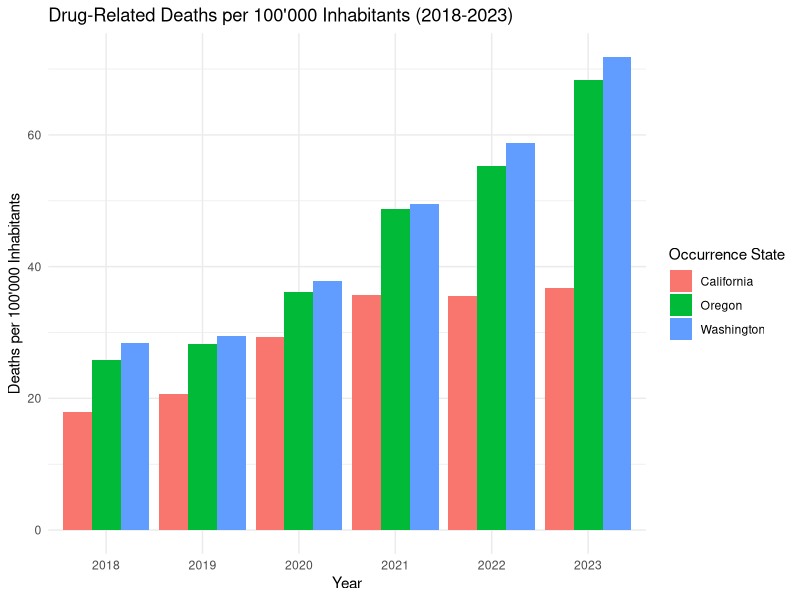
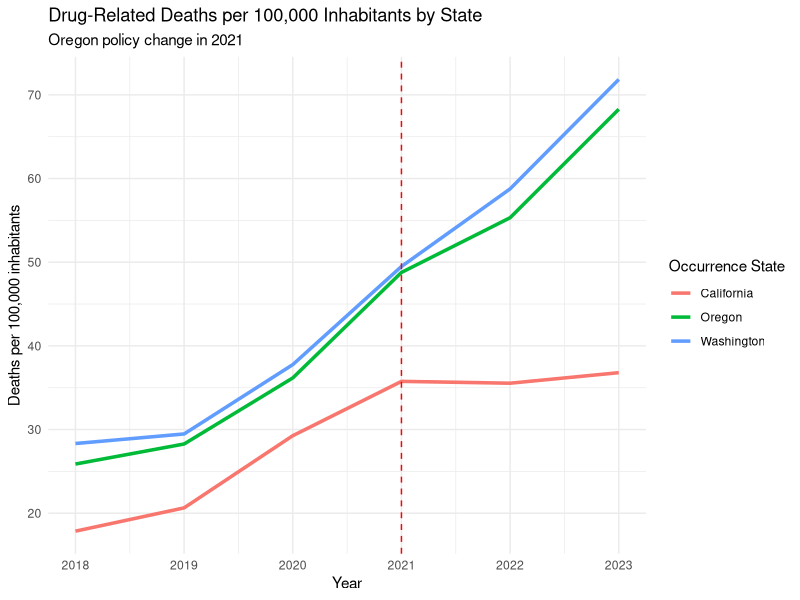
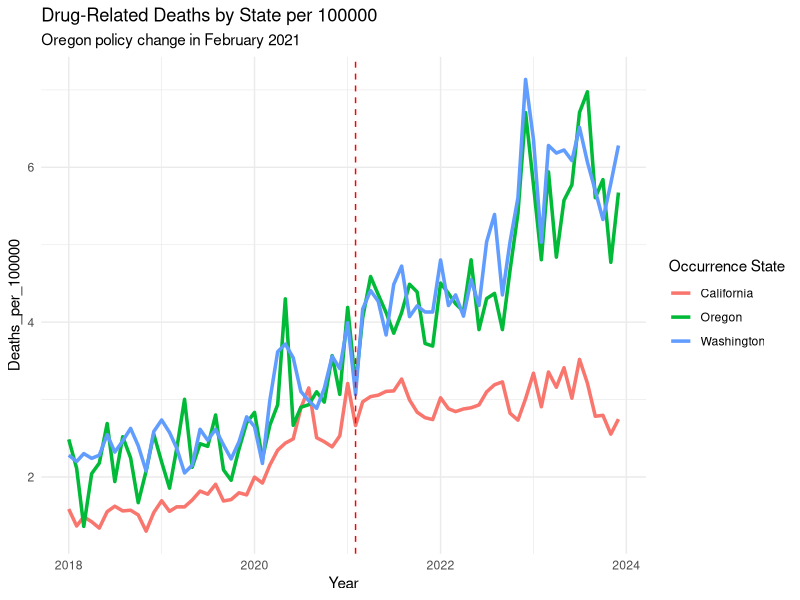
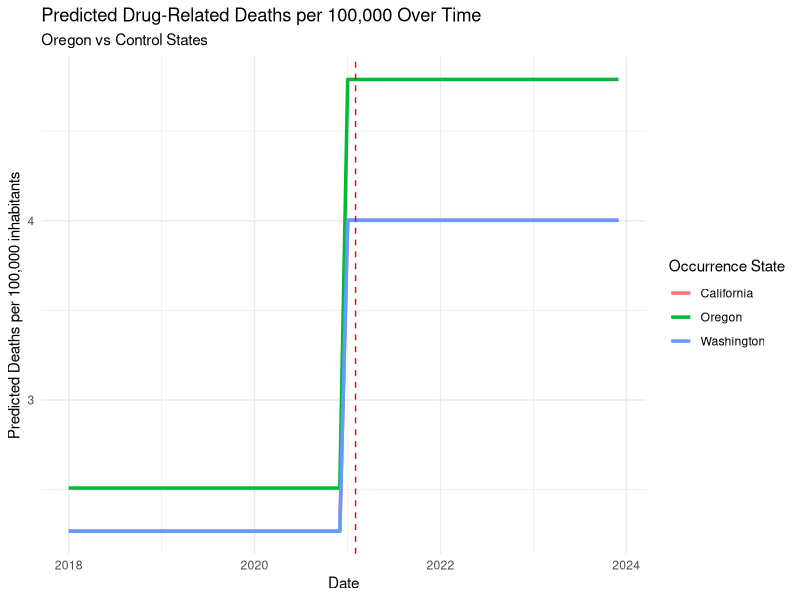
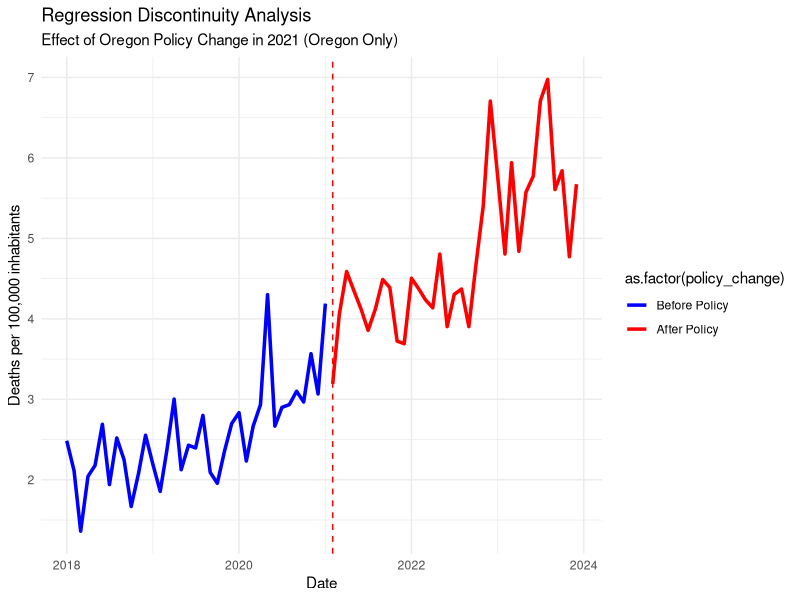
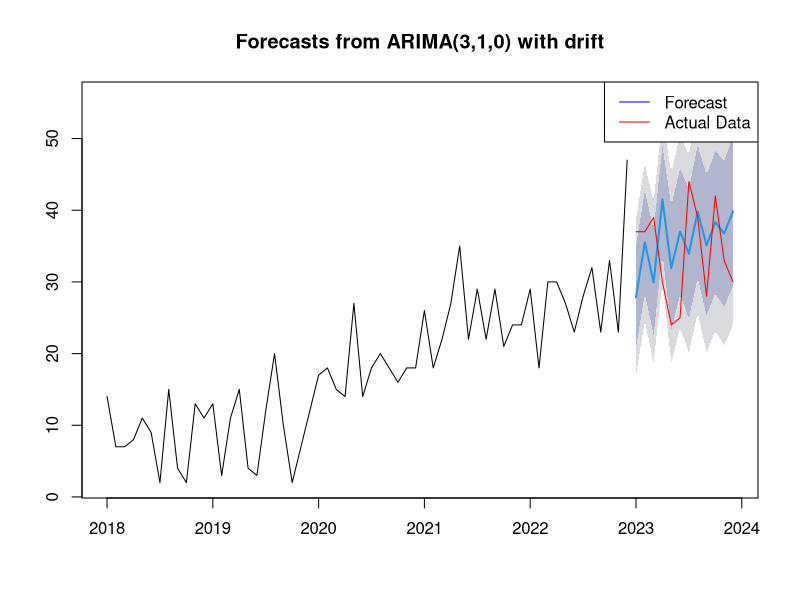
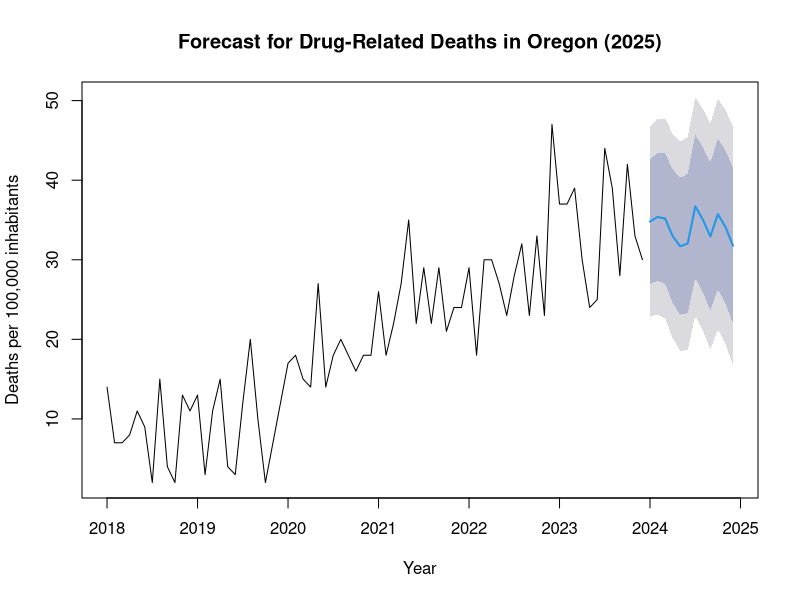

Write R code to recreate these figures, in order.
## ---- chunk 1
knitr::opts_chunk$set(echo = TRUE)
## ---- chunk 2
library(readxl)
library(dplyr)
library(zoo)
library(lubridate)
library(ggplot2)
library(tidyr)
library(lmtest)
library(sandwich)
library(forecast)

#globally exclude code chunks from the output
knitr::opts_chunk$set(echo = FALSE)

#globally turn on caching
knitr::opts_chunk$set(cache = TRUE)

# globally turn off warnings and messages
knitr::opts_chunk$set(warning = FALSE)
knitr::opts_chunk$set(message = FALSE)

# globally set the theme for ggplot
theme_set(theme_minimal())

#setting directory
#setwd(dirname(rstudioapi::getSourceEditorContext()$path))
getwd()
## ---- chunk 3
# load the relevant part of the Data set, exclude notes starting from row 4374
Data <- read_excel("data/Drug_related_Deaths_2018-2024.xlsx", n_max = 4374)


# Overview for the Data
head(Data, 10)
str(Data)

## ---- chunk 4
# Read population data from Excel file for each region

# Load the population data from the first range (D244:M244)
population_oregon_1 <- read_excel("data/Ca_Or_Wa Population 2010-23.xlsx", 
                                  sheet = "Oregon", 
                                  range = "D244:M244", 
                                  col_names = FALSE)  # Disable header reading

# Load the population data from the second range (Q244:T244)
population_oregon_2 <- read_excel("data/Ca_Or_Wa Population 2010-23.xlsx", 
                                  sheet = "Oregon", 
                                  range = "Q244:T244", 
                                  col_names = FALSE)  # Disable header reading

# Combine the two data frames (horizontally) into one row
population_oregon <- cbind(population_oregon_1, population_oregon_2)

# Manually set the column names (years 2010 to 2023)
colnames(population_oregon) <- 2010:2023



# Load the population data from the first range in California
population_california_1 <- read_excel("data/Ca_Or_Wa Population 2010-23.xlsx", 
                                  sheet = "California", 
                                  range = "D487:M487", 
                                  col_names = FALSE)  # Disable header reading

# Load the population data from the second range (Q487:T487)
population_california_2 <- read_excel("data/Ca_Or_Wa Population 2010-23.xlsx", 
                                  sheet = "California", 
                                  range = "Q487:T487", 
                                  col_names = FALSE)  # Disable header reading

# Combine the two data frames (horizontally) into one row
population_california <- cbind(population_california_1, population_california_2)

# Manually set the column names (years 2010 to 2023)
colnames(population_california) <- 2010:2023



# Load the population data from the first range in Washington
population_washington_1 <- read_excel("data/Ca_Or_Wa Population 2010-23.xlsx", 
                                  sheet = "Washington", 
                                  range = "D286:M286", 
                                  col_names = FALSE)  # Disable header reading

# Load the population data from the second range 
population_washington_2 <- read_excel("data/Ca_Or_Wa Population 2010-23.xlsx", 
                                  sheet = "Washington", 
                                  range = "Q286:T286", 
                                  col_names = FALSE)  # Disable header reading

# Combine the two data frames (horizontally) into one row
population_washington <- cbind(population_washington_1, population_washington_2)

# Manually set the column names (years 2010 to 2023)
colnames(population_washington) <- 2010:2023


# Combine population data into a single data frame with an added column for state
population_data <- bind_rows(
  population_oregon %>% mutate(State = "Oregon"),
  population_washington %>% mutate(State = "Washington"),
  population_california %>% mutate(State = "California")
)


# Remove the temporary variables from the environment
rm(population_oregon_1, population_oregon_2, population_washington_1, 
   population_washington_2, population_california_1, population_california_2,
   population_oregon, population_washington, population_california)

# Convert wide format to long format
population_data <- population_data %>%
  pivot_longer(cols = -State,    # All columns except 'State'
               names_to = "year",   # The new column for years
               values_to = "population_count")  # The new column for population counts

#Convert year column to numeric
population_data$year <- as.numeric(population_data$year)  

## ---- chunk 5

# look into Dates 
unique(Data$Month)

# Delete Row Sep., 2024 since the data is not complete
Data <- Data[Data$Month != "Sep., 2024 (provisional and partial)", ]

# Create column Provisional (TRUE/FALSE) based on the col Month '(provisional)'
Data$Provisional <- grepl("\\(provisional\\)", Data$Month)

# Delete " (provisional)" from the Date
####Data$Month <- gsub(" \\(provisional\\)", "", Data$Month)

# Convert into Date Variable
####Data$Month <- as.yearmon(Data$Month, format = "%b., %Y")
Data <- Data %>%
  #mutate(`Month` = as.yearmon(`Month Code`, format = "%Y/%m"))
    mutate(`Month` = ym(`Month Code`))


#### look into Deaths
#### Data$Deaths

# count of "Suppressed"
sum(Data$Deaths == "Suppressed")

# Some of the numbers are "Suppressed" this means that there are between 1 and 9 cases
# To use Deaths as a number we can leave them as NA's or substitute by a random number between 1 and 9

# Set seed for reproducibility if needed
set.seed(23)  

# Replace "Suppressed" in the Death column with a random number between 1 and 9
Data$Deaths <- ifelse(Data$Deaths == "Suppressed", sample(1:9, sum(Data$Deaths == "Suppressed"), replace = TRUE), Data$Deaths)
Data$Deaths <- as.numeric(Data$Deaths)

summary(Data)
sum(Data$Deaths == "Suppressed")
# Delete all columns that end on Code, they are duplicates of the other columns
Data <- Data[, !grepl("Code$", names(Data))]

# keep one version of the Dataset with all Deaths
Data_complete <- Data

# Filters the data to only include drug-induced deaths (removes alcohol-induced and non-drug related deaths)
Data <- Data %>% filter(`UCD - Drug/Alcohol Induced` == "Drug-induced causes")

glimpse(Data)
## ---- chunk 6

# Filter the data for each complete years 2018 to 2023 and make sure to use only durg induced cases
Data_18_23 <- Data %>%
  filter(`Month` >= ym("2018-01") & `Month` <= ym("2023-12"))

# Group the data by occurrence state and year, then sum deaths per year
Data_18_23 <- Data_18_23 %>%
  group_by(`Occurrence State`, year = year(`Month`)) %>%
  summarise(Deaths = sum(Deaths))

# Merge the death data with population data by state and year
Data_with_population <- Data_18_23 %>%
  left_join(population_data, by = c("Occurrence State" = "State", "year" = "year"))

# Calculate deaths per 100,000 inhabitants for each year
Data_with_population <- Data_with_population %>%
  mutate(Deaths_per_100000 = (Deaths / population_count) * 100000)


# Plot the number of deaths per 10,000 inhabitants for each year and state
ggplot(Data_with_population, aes(x = factor(year), y = Deaths_per_100000, fill = `Occurrence State`)) +
  geom_bar(stat = "identity", position = "dodge") +
  labs(title = "Drug-Related Deaths per 100'000 Inhabitants (2018-2023)",
       x = "Year",
       y = "Deaths per 100'000 Inhabitants")


# Plot the trends over time for each state per year
ggplot(Data_with_population, aes(x = year, y = Deaths_per_100000, color = `Occurrence State`)) +
  geom_line(linewidth = 1.2) +
  geom_vline(xintercept = 2021, linetype = "dashed", color = "red") +  # Mark the policy change
  labs(title = "Drug-Related Deaths per 100,000 Inhabitants by State",
       subtitle = "Oregon policy change in 2021",
       x = "Year", y = "Deaths per 100,000 inhabitants")
## ---- chunk 7

# Filter the data for each complete month in 2018 to 2023 
Data_monthly <- Data %>%
  filter(`Month` >= ym("2018-01") & `Month` <= ym("2023-12"))

# Group the data by occurrence state and month, then sum deaths per month
Data_monthly <- Data_monthly %>%
  group_by(`Occurrence State`, year = year(`Month`), month = month(`Month`)) %>%
  summarise(Deaths = sum(Deaths))


# Merge the death data with population data by state and year
Data_monthly <- Data_monthly %>%
  left_join(population_data, by = c("Occurrence State" = "State", "year" = "year"))

# Calculate deaths per 100,000 inhabitants for each year
Data_monthly <- Data_monthly  %>%
  mutate(Deaths_per_100000 = (Deaths / population_count) * 100000)


# Create 'treatment' and 'post_policy' variables
Data_monthly <- Data_monthly %>%
  mutate(
    treatment = ifelse(`Occurrence State` == "Oregon", 1, 0),  # 1 for Oregon, 0 for California/Washington
    post_policy = ifelse(year >= 2021, 1, 0),  # 1 for years 2021 and later
    interaction = treatment * post_policy  # Interaction term for DiD
  )

# Create a new date column by combining year and month
Data_monthly <- Data_monthly %>%
  mutate(date = ym(paste(year, month, sep = "-")))  # Combine year and month into a date


# Difference-in-Differences (DiD) regression model with Deaths_per_100000

did_model <- lm(Deaths_per_100000 ~ treatment + post_policy + interaction, data = Data_monthly)
summary(did_model)

# Robust standard errors to handle heteroscedasticity
coeftest(did_model, vcov = vcovHC(did_model, type = "HC1"))

## ---- chunk 8

# Plot the trends over time for each state
ggplot(Data_monthly, aes(x = date, y = Deaths_per_100000, color = `Occurrence State`)) +
  geom_line(linewidth = 1.2) +
  geom_vline(xintercept = as.Date("2021-02-01"), linetype = "dashed", color = "red") +  # Mark the policy change
  labs(title = "Drug-Related Deaths by State per 100000",
       subtitle = "Oregon policy change in February 2021",
       x = "Year", y = "Deaths_per_100000")


# Generate predicted values based on the model
Data_monthly$predicted <- predict(did_model, newdata = Data_monthly)

# Visualize the predicted trends
ggplot(Data_monthly, aes(x = date, y = predicted, color = `Occurrence State`)) +
  geom_line(linewidth = 1.2) +
  geom_vline(xintercept = as.Date("2021-02-01"), linetype = "dashed", color = "red") +  # Mark the policy change
  labs(title = "Predicted Drug-Related Deaths per 100,000 Over Time",
       subtitle = "Oregon vs Control States",
       x = "Date", y = "Predicted Deaths per 100,000 inhabitants")
## ---- chunk 9
# Regression Discontinuity Analysis: To further validate the DiD results

# Filter the data for the entire period from 2018 to 2023
Data_RD <- Data_monthly %>%
  filter(date >= as.Date("2018-01-01") & date <= as.Date("2023-12-01") & `Occurrence State` == "Oregon")

# Create a binary variable for the policy change
Data_RD <- Data_RD %>%
  mutate(policy_change = ifelse(date >= as.Date("2021-02-01"), 1, 0))

# Fit a regression model to estimate the effect of the policy change
rd_model <- lm(Deaths_per_100000 ~ policy_change, data = Data_RD)
summary(rd_model)

# Robust standard errors to handle heteroscedasticity
coeftest(rd_model, vcov = vcovHC(rd_model, type = "HC1"))

# Plot the regression discontinuity analysis
ggplot(Data_RD, aes(x = date, y = Deaths_per_100000, color = as.factor(policy_change))) +
  geom_line(linewidth = 1.2) +
  geom_vline(xintercept = as.Date("2021-02-01"), linetype = "dashed", color = "red") +  # Mark the policy change
  # Legend
  scale_color_manual(values = c("0" = "blue", "1" = "red"), labels = c("Before Policy", "After Policy")) +
  labs(title = "Regression Discontinuity Analysis",
       subtitle = "Effect of Oregon Policy Change in 2021 (Oregon Only)",
       x = "Date", y = "Deaths per 100,000 inhabitants")

## ---- chunk 10
# Make a Difference-in-Differences model for the years 2018-2020 as a placebo test
Data_placebo <- Data_monthly %>%
  filter(date >= as.Date("2018-01-01") & date <= as.Date("2020-12-01"))

# Create 'treatment' and 'post_policy' variables for the placebo test
Data_placebo <- Data_placebo %>%
  mutate(
    treatment = ifelse(`Occurrence State` == "Oregon", 1, 0),  # 1 for Oregon, 0 for California/Washington
    post_policy = ifelse(year >= 2019, 1, 0),  # 1 for years 2019 and later
    interaction = treatment * post_policy  # Interaction term for DiD
  )

# Difference-in-Differences (DiD) model for the placebo test
did_model_placebo <- lm(Deaths_per_100000 ~ treatment + post_policy + interaction, data = Data_placebo)
summary(did_model_placebo)

# Robust standard errors for the placebo test
coeftest(did_model_placebo, vcov = vcovHC(did_model_placebo, type = "HC1"))
## ---- chunk 11


# Filter the data for Oregon and clean it
data_oregon <- Data %>%
  filter(`Occurrence State` == "Oregon") %>%
  filter(!Deaths == "Suppressed") %>%   # Handle suppressed values (remove them for now) 
  mutate(Deaths = as.numeric(Deaths),    # Convert Deaths to numeric
         date = as.Date(paste0(Month, "-01")))  # Create a proper date column

# Create a time series object for Oregon deaths
ts_oregon <- ts(data_oregon$Deaths, start = c(2018, 1), frequency = 12)

# Split the data for training (2018-2022) and validation (2023)
train_ts <- window(ts_oregon, end = c(2022, 12))
valid_ts <- window(ts_oregon, start = c(2023, 1), end = c(2023, 12))
full_train_ts <- window(ts_oregon, end = c(2023, 12))

# Fit an ARIMA model (or other model)
arima_model <- auto.arima(train_ts)
full_arima_model <- auto.arima(full_train_ts)

# Forecast for the validation period (2023-2024)
forecast_2023_2024 <- forecast(arima_model, h = 12)

# Plot the forecast against the actual validation data
plot(forecast_2023_2024)
lines(valid_ts, col = "red")  # Add the actual data for comparison
legend("topright", legend = c("Forecast", "Actual Data"), col = c("blue", "red"), lty = 1)

# compute the accuracy of the model
accuracy(forecast_2023_2024, valid_ts)

# After validating the model, forecast for 2025
forecast_2025 <- forecast(full_arima_model, h = 12)

# Plot the forecast for 2025
plot(forecast_2025, main = "Forecast for Drug-Related Deaths in Oregon (2025)",
     xlab = "Year", ylab = "Deaths per 100,000 inhabitants")
